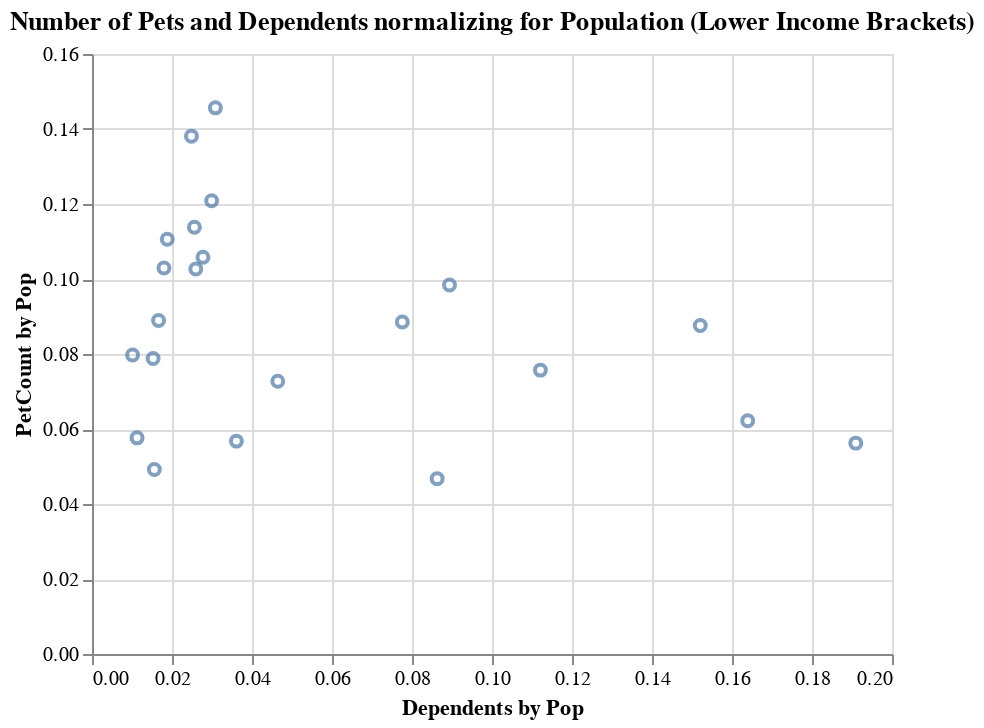

Notebook source saved alongside this figure:
### Code cell
alt.Chart(merged_df5).mark_point().encode(
    x= 'Dependents by Pop',
    y= 'PetCount by Pop'
).properties(title='Number of Pets and Dependents normalizing for Population (Lower Income Brackets)')

### Figure 1 — Vega-Lite specification as saved in the notebook (floating-point values rounded to 4 significant figures)
{"config": {"view": {"continuousWidth": 400, "continuousHeight": 300}}, "data": {"name": "data-7040714d76f51ff40efc4e9a3ef0dbf9"}, "mark": "point", "encoding": {"x": {"field": "Dependents by Pop", "type": "quantitative"}, "y": {"field": "PetCount by Pop", "type": "quantitative"}}, "title": "Number of Pets and Dependents normalizing for Population (Lower Income Brackets)", "$schema": "https://vega.github.io/schema/vega-lite/v4.17.0.json", "datasets": {"data-7040714d76f51ff40efc4e9a3ef0dbf9": [{"zip_code": 98102, "population": 25642, "Total Dependents": 260, "PetCount": 2045, "PetCount by Pop": 0.07975, "Dependents by Pop": 0.01014}, {"zip_code": 98103, "population": 51917, "Total Dependents": 1440, "PetCount": 5492, "PetCount by Pop": 0.1058, "Dependents by Pop": 0.02774}, {"zip_code": 98105, "population": 51947, "Total Dependents": 810, "PetCount": 2557, "PetCount by Pop": 0.04922, "Dependents by Pop": 0.01559}, {"zip_code": 98106, "population": 25383, "Total Dependents": 3860, "PetCount": 2224, "PetCount by Pop": 0.08762, "Dependents by Pop": 0.1521}, {"zip_code": 98107, "population": 27631, "Total Dependents": 520, "PetCount": 3056, "PetCount by Pop": 0.1106, "Dependents by Pop": 0.01882}, {"zip_code": 98108, "population": 24667, "Total Dependents": 4710, "PetCount": 1387, "PetCount by Pop": 0.05623, "Dependents by Pop": 0.1909}, {"zip_code": 98109, "population": 30107, "Total Dependents": 460, "PetCount": 2373, "PetCount by Pop": 0.07882, "Dependents by Pop": 0.01528}, {"zip_code": 98112, "population": 23347, "Total Dependents": 420, "PetCount": 2403, "PetCount by Pop": 0.1029, "Dependents by Pop": 0.01799}, {"zip_code": 98115, "population": 51171, "Total Dependents": 1310, "PetCount": 5823, "PetCount by Pop": 0.1138, "Dependents by Pop": 0.0256}, {"zip_code": 98116, "population": 25822, "Total Dependents": 670, "PetCount": 2651, "PetCount by Pop": 0.1027, "Dependents by Pop": 0.02595}, {"zip_code": 98117, "population": 33713, "Total Dependents": 1040, "PetCount": 4910, "PetCount by Pop": 0.1456, "Dependents by Pop": 0.03085}, {"zip_code": 98118, "population": 48438, "Total Dependents": 7940, "PetCount": 3013, "PetCount by Pop": 0.0622, "Dependents by Pop": 0.1639}, {"zip_code": 98119, "population": 25245, "Total Dependents": 420, "PetCount": 2245, "PetCount by Pop": 0.08893, "Dependents by Pop": 0.01664}, {"zip_code": 98121, "population": 20420, "Total Dependents": 230, "PetCount": 1177, "PetCount by Pop": 0.05764, "Dependents by Pop": 0.01126}, {"zip_code": 98122, "population": 41126, "Total Dependents": 1910, "PetCount": 2992, "PetCount by Pop": 0.07275, "Dependents by Pop": 0.04644}, {"zip_code": 98125, "population": 42022, "Total Dependents": 3260, "PetCount": 3721, "PetCount by Pop": 0.08855, "Dependents by Pop": 0.07758}, {"zip_code": 98126, "population": 23495, "Total Dependents": 2100, "PetCount": 2312, "PetCount by Pop": 0.0984, "Dependents by Pop": 0.08938}, {"zip_code": 98133, "population": 48094, "Total Dependents": 4150, "PetCount": 2249, "PetCount by Pop": 0.04676, "Dependents by Pop": 0.08629}, {"zip_code": 98136, "population": 16049, "Total Dependents": 480, "PetCount": 1940, "PetCount by Pop": 0.1209, "Dependents by Pop": 0.02991}, {"zip_code": 98144, "population": 30329, "Total Dependents": 3400, "PetCount": 2296, "PetCount by Pop": 0.0757, "Dependents by Pop": 0.1121}, {"zip_code": 98177, "population": 20222, "Total Dependents": 730, "PetCount": 1148, "PetCount by Pop": 0.05677, "Dependents by Pop": 0.0361}, {"zip_code": 98199, "population": 21312, "Total Dependents": 530, "PetCount": 2943, "PetCount by Pop": 0.1381, "Dependents by Pop": 0.02487}]}}
